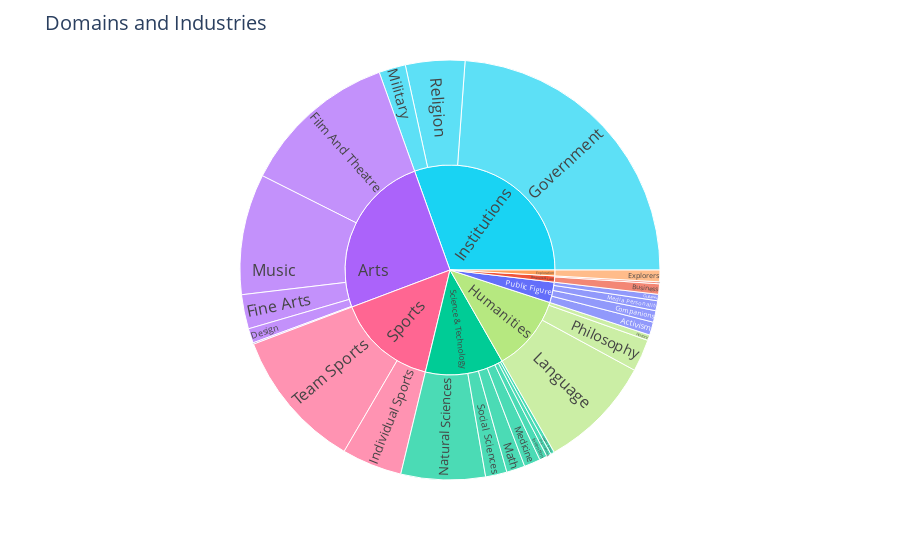

The notebook cell saved with this chart:
### Code cell
grouped_data = data.groupby(['domain', 'industry']).size().reset_index(name='count')

fig = px.sunburst(grouped_data, path=['domain', 'industry'], values='count', color='domain')

fig.update_layout(
    title="Domains and Industries",
    title_font=dict(size=20),
    colorway=px.colors.qualitative.Pastel, 
)

fig.update_traces(
    insidetextorientation='radial',  
    insidetextfont={'size': 16},  
    textfont={'size': 14}, 
)

fig.show()

### Figure 1 — Plotly figure (JSON) as saved in the notebook; plotly's stock layout.template omitted (floating-point values rounded to 4 significant figures)
{"data": [{"branchvalues": "total", "customdata": [["Public Figure"], ["Business & Law"], ["Public Figure"], ["Science & Technology"], ["Arts"], ["Arts"], ["Science & Technology"], ["Exploration"], ["Arts"], ["Arts"], ["Institutions"], ["Sports"], ["Science & Technology"], ["Humanities"], ["Humanities"], ["Business & Law"], ["Science & Technology"], ["Public Figure"], ["Science & Technology"], ["Institutions"], ["Arts"], ["Science & Technology"], ["Public Figure"], ["Humanities"], ["Institutions"], ["Science & Technology"], ["Sports"], ["Arts"], ["Business & Law"], ["Exploration"], ["Humanities"], ["Institutions"], ["Public Figure"], ["Science & Technology"], ["Sports"]], "domain": {"x": [0, 1], "y": [0, 1]}, "hovertemplate": "labels=%{label}<br>count=%{value}<br>parent=%{parent}<br>id=%{id}<br>domain=%{customdata[0]}<extra></extra>", "ids": ["Public Figure/Activism", "Business & Law/Business", "Public Figure/Companions", "Science & Technology/Computer Science", "Arts/Dance", "Arts/Design", "Science & Technology/Engineering", "Exploration/Explorers", "Arts/Film And Theatre", "Arts/Fine Arts", "Institutions/Government", "Sports/Individual Sports", "Science & Technology/Invention", "Humanities/History", "Humanities/Language", "Business & Law/Law", "Science & Technology/Math", "Public Figure/Media Personality", "Science & Technology/Medicine", "Institutions/Military", "Arts/Music", "Science & Technology/Natural Sciences", "Public Figure/Outlaws", "Humanities/Philosophy", "Institutions/Religion", "Science & Technology/Social Sciences", "Sports/Team Sports", "Arts", "Business & Law", "Exploration", "Humanities", "Institutions", "Public Figure", "Science & Technology", "Sports"], "insidetextfont": {"size": 16}, "insidetextorientation": "radial", "labels": ["Activism", "Business", "Companions", "Computer Science", "Dance", "Design", "Engineering", "Explorers", "Film And Theatre", "Fine Arts", "Government", "Individual Sports", "Invention", "History", "Language", "Law", "Math", "Media Personality", "Medicine", "Military", "Music", "Natural Sciences", "Outlaws", "Philosophy", "Religion", "Social Sciences", "Team Sports", "Arts", "Business & Law", "Exploration", "Humanities", "Institutions", "Public Figure", "Science & Technology", "Sports"], "marker": {"colors": ["#636efa", "#EF553B", "#636efa", "#00cc96", "#ab63fa", "#ab63fa", "#00cc96", "#FFA15A", "#ab63fa", "#ab63fa", "#19d3f3", "#FF6692", "#00cc96", "#B6E880", "#B6E880", "#EF553B", "#00cc96", "#636efa", "#00cc96", "#19d3f3", "#ab63fa", "#00cc96", "#636efa", "#B6E880", "#19d3f3", "#00cc96", "#FF6692", "#ab63fa", "#EF553B", "#FFA15A", "#B6E880", "#19d3f3", "#636efa", "#00cc96", "#FF6692"]}, "name": "", "parents": ["Public Figure", "Business & Law", "Public Figure", "Science & Technology", "Arts", "Arts", "Science & Technology", "Exploration", "Arts", "Arts", "Institutions", "Sports", "Science & Technology", "Humanities", "Humanities", "Business & Law", "Science & Technology", "Public Figure", "Science & Technology", "Institutions", "Arts", "Science & Technology", "Public Figure", "Humanities", "Institutions", "Science & Technology", "Sports", "", "", "", "", "", "", "", ""], "textfont": {"size": 14}, "type": "sunburst", "values": [114, 91, 101, 33, 12, 127, 40, 102, 1374, 299, 2705, 526, 67, 49, 999, 17, 161, 87, 142, 233, 1054, 736, 56, 281, 518, 187, 1230, 2866, 108, 102, 1329, 3456, 358, 1366, 1756]}], "layout": {"colorway": ["rgb(102, 197, 204)", "rgb(246, 207, 113)", "rgb(248, 156, 116)", "rgb(220, 176, 242)", "rgb(135, 197, 95)", "rgb(158, 185, 243)", "rgb(254, 136, 177)", "rgb(201, 219, 116)", "rgb(139, 224, 164)", "rgb(180, 151, 231)", "rgb(179, 179, 179)"], "legend": {"tracegroupgap": 0}, "margin": {"t": 60}, "title": {"font": {"size": 20}, "text": "Domains and Industries"}}}
